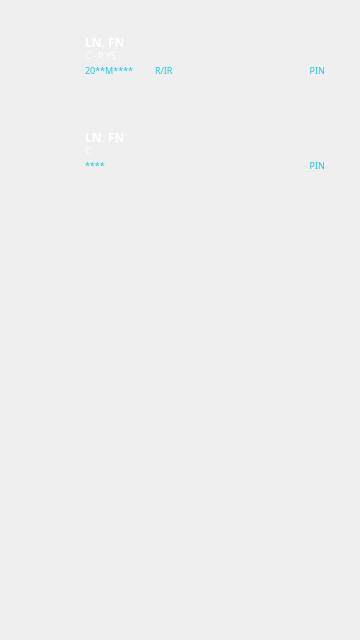
<?xml version="1.0" encoding="UTF-8"?>
<ui version="4.0">
 <class>MainWindow</class>
 <widget class="QMainWindow" name="MainWindow">
  <property name="geometry">
   <rect>
    <x>0</x>
    <y>0</y>
    <width>360</width>
    <height>640</height>
   </rect>
  </property>
  <property name="windowTitle">
   <string>MainWindow</string>
  </property>
  <widget class="QWidget" name="centralwidget">
   <widget class="QGroupBox" name="dataGroup">
    <property name="enabled">
     <bool>true</bool>
    </property>
    <property name="geometry">
     <rect>
      <x>25</x>
      <y>25</y>
      <width>310</width>
      <height>60</height>
     </rect>
    </property>
    <property name="sizePolicy">
     <sizepolicy hsizetype="Preferred" vsizetype="Preferred">
      <horstretch>0</horstretch>
      <verstretch>0</verstretch>
     </sizepolicy>
    </property>
    <property name="styleSheet">
     <string notr="true">QGroupBox {
	border: 0px;
	border-radius: 0px;
	background: none;
}</string>
    </property>
    <property name="title">
     <string/>
    </property>
    <widget class="QLabel" name="dataHud">
     <property name="geometry">
      <rect>
       <x>0</x>
       <y>0</y>
       <width>310</width>
       <height>60</height>
      </rect>
     </property>
     <property name="text">
      <string/>
     </property>
     <property name="pixmap">
      <pixmap resource="resources.qrc">:/res/assets/data_display.png</pixmap>
     </property>
     <property name="scaledContents">
      <bool>false</bool>
     </property>
     <property name="alignment">
      <set>Qt::AlignCenter</set>
     </property>
    </widget>
    <widget class="QLabel" name="dataAvatarLabel">
     <property name="geometry">
      <rect>
       <x>10</x>
       <y>10</y>
       <width>40</width>
       <height>40</height>
      </rect>
     </property>
     <property name="text">
      <string/>
     </property>
     <property name="pixmap">
      <pixmap resource="resources.qrc">:/res/assets/cict_avatar.png</pixmap>
     </property>
     <property name="alignment">
      <set>Qt::AlignCenter</set>
     </property>
    </widget>
    <widget class="QLabel" name="dataNameLabel">
     <property name="geometry">
      <rect>
       <x>60</x>
       <y>12</y>
       <width>180</width>
       <height>10</height>
      </rect>
     </property>
     <property name="styleSheet">
      <string notr="true">QLabel {
	color: #FFFFFF;
	font-family: Poppins;
	font-size: 12px;
	font-style: normal;
	font-weight: 600;
	line-height: normal;
}</string>
     </property>
     <property name="text">
      <string>LN&lt;?&gt;, FN&lt;?&gt;</string>
     </property>
    </widget>
    <widget class="QLabel" name="dataProgramLabel">
     <property name="geometry">
      <rect>
       <x>60</x>
       <y>25</y>
       <width>180</width>
       <height>10</height>
      </rect>
     </property>
     <property name="styleSheet">
      <string notr="true">QLabel {
	color: #FFFFFF;
	font-family: Poppins;
	font-size: 9px;
	font-style: normal;
	font-weight: 400;
	line-height: normal;
}</string>
     </property>
     <property name="text">
      <string>C&lt;?&gt; - P&lt;?&gt; YS&lt;?&gt;</string>
     </property>
    </widget>
    <widget class="QLabel" name="dataStudentIdLabel">
     <property name="geometry">
      <rect>
       <x>60</x>
       <y>40</y>
       <width>70</width>
       <height>10</height>
      </rect>
     </property>
     <property name="styleSheet">
      <string notr="true">QLabel {
	color: #21C5DF;
	font-family: Poppins;
	font-size: 9px;
	font-style: normal;
	font-weight: 400;
	line-height: normal;
}</string>
     </property>
     <property name="text">
      <string>20**M****</string>
     </property>
    </widget>
    <widget class="QLabel" name="dataIsRegularLabel">
     <property name="geometry">
      <rect>
       <x>130</x>
       <y>40</y>
       <width>70</width>
       <height>10</height>
      </rect>
     </property>
     <property name="styleSheet">
      <string notr="true">QLabel {
	color: #21C5DF;
	font-family: Poppins;
	font-size: 9px;
	font-style: normal;
	font-weight: 400;
	line-height: normal;
}</string>
     </property>
     <property name="text">
      <string>R/IR&lt;?&gt;</string>
     </property>
    </widget>
    <widget class="QLabel" name="dataPinLabel">
     <property name="geometry">
      <rect>
       <x>230</x>
       <y>40</y>
       <width>70</width>
       <height>10</height>
      </rect>
     </property>
     <property name="styleSheet">
      <string notr="true">QLabel {
	color: #21C5DF;
	font-family: Poppins;
	font-size: 9px;
	font-style: normal;
	font-weight: 400;
	line-height: normal;
}</string>
     </property>
     <property name="text">
      <string>PIN&lt;?&gt;</string>
     </property>
     <property name="alignment">
      <set>Qt::AlignRight|Qt::AlignTrailing|Qt::AlignVCenter</set>
     </property>
    </widget>
    <widget class="QPushButton" name="dataDeleteButton">
     <property name="geometry">
      <rect>
       <x>280</x>
       <y>8</y>
       <width>20</width>
       <height>20</height>
      </rect>
     </property>
     <property name="styleSheet">
      <string notr="true">QPushButton {
	border: 0px;
	border-radius: 0px;
	background: none;
}</string>
     </property>
     <property name="text">
      <string/>
     </property>
     <property name="icon">
      <iconset resource="resources.qrc">
       <normaloff>:/res/assets/delete.png</normaloff>:/res/assets/delete.png</iconset>
     </property>
     <property name="iconSize">
      <size>
       <width>15</width>
       <height>15</height>
      </size>
     </property>
     <property name="flat">
      <bool>true</bool>
     </property>
    </widget>
    <widget class="QPushButton" name="dataEditButton">
     <property name="geometry">
      <rect>
       <x>260</x>
       <y>8</y>
       <width>20</width>
       <height>20</height>
      </rect>
     </property>
     <property name="styleSheet">
      <string notr="true">QPushButton {
	border: 0px;
	border-radius: 0px;
	background: none;
}</string>
     </property>
     <property name="text">
      <string/>
     </property>
     <property name="icon">
      <iconset resource="resources.qrc">
       <normaloff>:/res/assets/edit.png</normaloff>:/res/assets/edit.png</iconset>
     </property>
     <property name="iconSize">
      <size>
       <width>15</width>
       <height>15</height>
      </size>
     </property>
     <property name="flat">
      <bool>true</bool>
     </property>
    </widget>
   </widget>
   <widget class="QGroupBox" name="dataGroup_2">
    <property name="enabled">
     <bool>true</bool>
    </property>
    <property name="geometry">
     <rect>
      <x>25</x>
      <y>120</y>
      <width>310</width>
      <height>60</height>
     </rect>
    </property>
    <property name="sizePolicy">
     <sizepolicy hsizetype="Preferred" vsizetype="Preferred">
      <horstretch>0</horstretch>
      <verstretch>0</verstretch>
     </sizepolicy>
    </property>
    <property name="styleSheet">
     <string notr="true">QGroupBox {
	border: 0px;
	border-radius: 0px;
	background: none;
}</string>
    </property>
    <property name="title">
     <string/>
    </property>
    <widget class="QLabel" name="dataHud_2">
     <property name="geometry">
      <rect>
       <x>0</x>
       <y>0</y>
       <width>310</width>
       <height>60</height>
      </rect>
     </property>
     <property name="text">
      <string/>
     </property>
     <property name="pixmap">
      <pixmap resource="resources.qrc">:/res/assets/data_display.png</pixmap>
     </property>
     <property name="scaledContents">
      <bool>false</bool>
     </property>
     <property name="alignment">
      <set>Qt::AlignCenter</set>
     </property>
    </widget>
    <widget class="QLabel" name="dataAvatarLabel_2">
     <property name="geometry">
      <rect>
       <x>10</x>
       <y>10</y>
       <width>40</width>
       <height>40</height>
      </rect>
     </property>
     <property name="text">
      <string/>
     </property>
     <property name="pixmap">
      <pixmap resource="resources.qrc">:/res/assets/cict_avatar.png</pixmap>
     </property>
     <property name="alignment">
      <set>Qt::AlignCenter</set>
     </property>
    </widget>
    <widget class="QLabel" name="dataNameLabel_2">
     <property name="geometry">
      <rect>
       <x>60</x>
       <y>12</y>
       <width>180</width>
       <height>10</height>
      </rect>
     </property>
     <property name="styleSheet">
      <string notr="true">QLabel {
	color: #FFFFFF;
	font-family: Poppins;
	font-size: 12px;
	font-style: normal;
	font-weight: 600;
	line-height: normal;
}</string>
     </property>
     <property name="text">
      <string>LN&lt;?&gt;, FN&lt;?&gt;</string>
     </property>
    </widget>
    <widget class="QLabel" name="dataProgramLabel_2">
     <property name="geometry">
      <rect>
       <x>60</x>
       <y>25</y>
       <width>180</width>
       <height>10</height>
      </rect>
     </property>
     <property name="styleSheet">
      <string notr="true">QLabel {
	color: #FFFFFF;
	font-family: Poppins;
	font-size: 9px;
	font-style: normal;
	font-weight: 400;
	line-height: normal;
}</string>
     </property>
     <property name="text">
      <string>C&lt;?&gt;</string>
     </property>
    </widget>
    <widget class="QLabel" name="dataStudentIdLabel_2">
     <property name="geometry">
      <rect>
       <x>60</x>
       <y>40</y>
       <width>70</width>
       <height>10</height>
      </rect>
     </property>
     <property name="styleSheet">
      <string notr="true">QLabel {
	color: #21C5DF;
	font-family: Poppins;
	font-size: 9px;
	font-style: normal;
	font-weight: 400;
	line-height: normal;
}</string>
     </property>
     <property name="text">
      <string>****</string>
     </property>
    </widget>
    <widget class="QLabel" name="dataPinLabel_2">
     <property name="geometry">
      <rect>
       <x>230</x>
       <y>40</y>
       <width>70</width>
       <height>10</height>
      </rect>
     </property>
     <property name="styleSheet">
      <string notr="true">QLabel {
	color: #21C5DF;
	font-family: Poppins;
	font-size: 9px;
	font-style: normal;
	font-weight: 400;
	line-height: normal;
}</string>
     </property>
     <property name="text">
      <string>PIN&lt;?&gt;</string>
     </property>
     <property name="alignment">
      <set>Qt::AlignRight|Qt::AlignTrailing|Qt::AlignVCenter</set>
     </property>
    </widget>
    <widget class="QPushButton" name="dataDeleteButton_2">
     <property name="geometry">
      <rect>
       <x>280</x>
       <y>8</y>
       <width>20</width>
       <height>20</height>
      </rect>
     </property>
     <property name="styleSheet">
      <string notr="true">QPushButton {
	border: 0px;
	border-radius: 0px;
	background: none;
}</string>
     </property>
     <property name="text">
      <string/>
     </property>
     <property name="icon">
      <iconset resource="resources.qrc">
       <normaloff>:/res/assets/delete.png</normaloff>:/res/assets/delete.png</iconset>
     </property>
     <property name="iconSize">
      <size>
       <width>15</width>
       <height>15</height>
      </size>
     </property>
     <property name="flat">
      <bool>true</bool>
     </property>
    </widget>
    <widget class="QPushButton" name="dataEditButton_2">
     <property name="geometry">
      <rect>
       <x>260</x>
       <y>8</y>
       <width>20</width>
       <height>20</height>
      </rect>
     </property>
     <property name="styleSheet">
      <string notr="true">QPushButton {
	border: 0px;
	border-radius: 0px;
	background: none;
}</string>
     </property>
     <property name="text">
      <string/>
     </property>
     <property name="icon">
      <iconset resource="resources.qrc">
       <normaloff>:/res/assets/edit.png</normaloff>:/res/assets/edit.png</iconset>
     </property>
     <property name="iconSize">
      <size>
       <width>15</width>
       <height>15</height>
      </size>
     </property>
     <property name="flat">
      <bool>true</bool>
     </property>
    </widget>
   </widget>
  </widget>
 </widget>
 <resources>
  <include location="resources.qrc"/>
 </resources>
 <connections/>
</ui>
